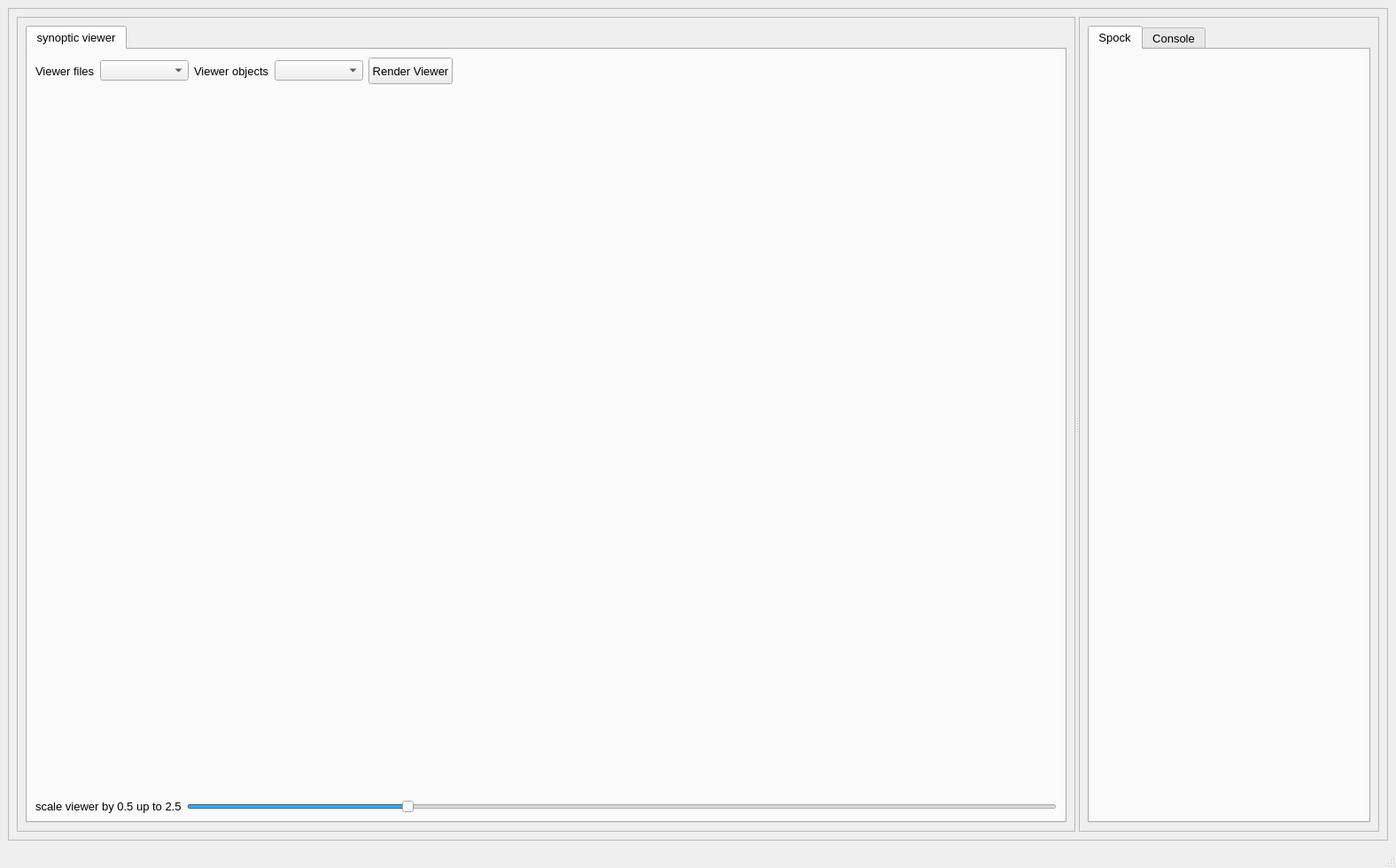
<?xml version="1.0" encoding="UTF-8"?>
<ui version="4.0">
 <class>MainWindow</class>
 <widget class="QMainWindow" name="MainWindow">
  <property name="geometry">
   <rect>
    <x>0</x>
    <y>0</y>
    <width>1576</width>
    <height>980</height>
   </rect>
  </property>
  <property name="font">
   <font>
    <pointsize>10</pointsize>
   </font>
  </property>
  <property name="windowTitle">
   <string>MainWindow</string>
  </property>
  <widget class="QWidget" name="centralwidget">
   <layout class="QVBoxLayout" name="verticalLayout_2">
    <item>
     <widget class="QFrame" name="frame">
      <property name="frameShape">
       <enum>QFrame::StyledPanel</enum>
      </property>
      <property name="frameShadow">
       <enum>QFrame::Raised</enum>
      </property>
      <layout class="QVBoxLayout" name="verticalLayout_4">
       <item>
        <widget class="QSplitter" name="splitter">
         <property name="orientation">
          <enum>Qt::Horizontal</enum>
         </property>
         <widget class="QFrame" name="frame_3">
          <property name="minimumSize">
           <size>
            <width>800</width>
            <height>0</height>
           </size>
          </property>
          <property name="frameShape">
           <enum>QFrame::StyledPanel</enum>
          </property>
          <property name="frameShadow">
           <enum>QFrame::Raised</enum>
          </property>
          <layout class="QVBoxLayout" name="verticalLayout_17">
           <item>
            <widget class="QTabWidget" name="tabWidget_3">
             <property name="currentIndex">
              <number>0</number>
             </property>
             <widget class="QWidget" name="tab_15">
              <attribute name="title">
               <string>synoptic viewer</string>
              </attribute>
              <layout class="QVBoxLayout" name="verticalLayout_16">
               <item>
                <layout class="QGridLayout" name="gridLayout_14">
                 <item row="0" column="4">
                  <widget class="QPushButton" name="pushButton_render">
                   <property name="minimumSize">
                    <size>
                     <width>0</width>
                     <height>30</height>
                    </size>
                   </property>
                   <property name="text">
                    <string>Render Viewer</string>
                   </property>
                  </widget>
                 </item>
                 <item row="0" column="1">
                  <widget class="QComboBox" name="comboBox_viewer_filename">
                   <property name="minimumSize">
                    <size>
                     <width>100</width>
                     <height>0</height>
                    </size>
                   </property>
                  </widget>
                 </item>
                 <item row="0" column="3">
                  <widget class="QComboBox" name="comboBox_viewer_obj_name">
                   <property name="minimumSize">
                    <size>
                     <width>100</width>
                     <height>0</height>
                    </size>
                   </property>
                  </widget>
                 </item>
                 <item row="0" column="2">
                  <widget class="QLabel" name="label_80">
                   <property name="text">
                    <string>Viewer objects</string>
                   </property>
                  </widget>
                 </item>
                 <item row="0" column="0">
                  <widget class="QLabel" name="label_79">
                   <property name="text">
                    <string>Viewer files</string>
                   </property>
                  </widget>
                 </item>
                 <item row="0" column="5">
                  <spacer name="horizontalSpacer_8">
                   <property name="orientation">
                    <enum>Qt::Horizontal</enum>
                   </property>
                   <property name="sizeHint" stdset="0">
                    <size>
                     <width>40</width>
                     <height>20</height>
                    </size>
                   </property>
                  </spacer>
                 </item>
                </layout>
               </item>
               <item>
                <widget class="beamlineSynopticViewer" name="widget_synoptic" native="true">
                 <property name="mouseTracking">
                  <bool>true</bool>
                 </property>
                </widget>
               </item>
               <item>
                <layout class="QHBoxLayout" name="horizontalLayout_3">
                 <item>
                  <widget class="QLabel" name="label_19">
                   <property name="sizePolicy">
                    <sizepolicy hsizetype="Preferred" vsizetype="Fixed">
                     <horstretch>0</horstretch>
                     <verstretch>0</verstretch>
                    </sizepolicy>
                   </property>
                   <property name="text">
                    <string>scale viewer by 0.5 up to 2.5</string>
                   </property>
                  </widget>
                 </item>
                 <item>
                  <widget class="QSlider" name="horizontalSlider_sf">
                   <property name="minimum">
                    <number>1</number>
                   </property>
                   <property name="maximum">
                    <number>5</number>
                   </property>
                   <property name="value">
                    <number>2</number>
                   </property>
                   <property name="orientation">
                    <enum>Qt::Horizontal</enum>
                   </property>
                   <property name="tickPosition">
                    <enum>QSlider::NoTicks</enum>
                   </property>
                   <property name="tickInterval">
                    <number>0</number>
                   </property>
                  </widget>
                 </item>
                </layout>
               </item>
              </layout>
             </widget>
            </widget>
           </item>
          </layout>
         </widget>
         <widget class="QFrame" name="frame_2">
          <property name="maximumSize">
           <size>
            <width>9000</width>
            <height>16777215</height>
           </size>
          </property>
          <property name="frameShape">
           <enum>QFrame::StyledPanel</enum>
          </property>
          <property name="frameShadow">
           <enum>QFrame::Raised</enum>
          </property>
          <layout class="QVBoxLayout" name="verticalLayout_3">
           <item>
            <widget class="QTabWidget" name="tabWidget">
             <property name="font">
              <font>
               <family>Arial</family>
               <pointsize>10</pointsize>
              </font>
             </property>
             <property name="currentIndex">
              <number>0</number>
             </property>
             <widget class="QWidget" name="tab_13">
              <attribute name="title">
               <string>Spock</string>
              </attribute>
              <layout class="QHBoxLayout" name="horizontalLayout_9">
               <item>
                <widget class="QtSpockWidget" name="widget_spock" native="true">
                 <property name="font">
                  <font>
                   <pointsize>12</pointsize>
                  </font>
                 </property>
                </widget>
               </item>
              </layout>
             </widget>
             <widget class="QWidget" name="tab_4">
              <attribute name="title">
               <string>Console</string>
              </attribute>
              <layout class="QVBoxLayout" name="verticalLayout">
               <item>
                <widget class="TerminalWidget" name="widget_terminal" native="true"/>
               </item>
              </layout>
             </widget>
            </widget>
           </item>
          </layout>
         </widget>
        </widget>
       </item>
      </layout>
     </widget>
    </item>
   </layout>
  </widget>
  <widget class="QMenuBar" name="menubar">
   <property name="geometry">
    <rect>
     <x>0</x>
     <y>0</y>
     <width>1576</width>
     <height>21</height>
    </rect>
   </property>
  </widget>
  <widget class="QStatusBar" name="statusbar"/>
 </widget>
 <customwidgets>
  <customwidget>
   <class>TerminalWidget</class>
   <extends>QWidget</extends>
   <header>smart.gui.widgets.terminal_widget.h</header>
   <container>1</container>
  </customwidget>
  <customwidget>
   <class>QtSpockWidget</class>
   <extends>QWidget</extends>
   <header>sardana.taurus.qt.qtgui.extra_sardana.qtspock.h</header>
   <container>1</container>
  </customwidget>
  <customwidget>
   <class>beamlineSynopticViewer</class>
   <extends>QWidget</extends>
   <header>smart.gui.widgets.synoptic_widgets.beamline_viewer.h</header>
   <container>1</container>
  </customwidget>
 </customwidgets>
 <resources/>
 <connections/>
</ui>
